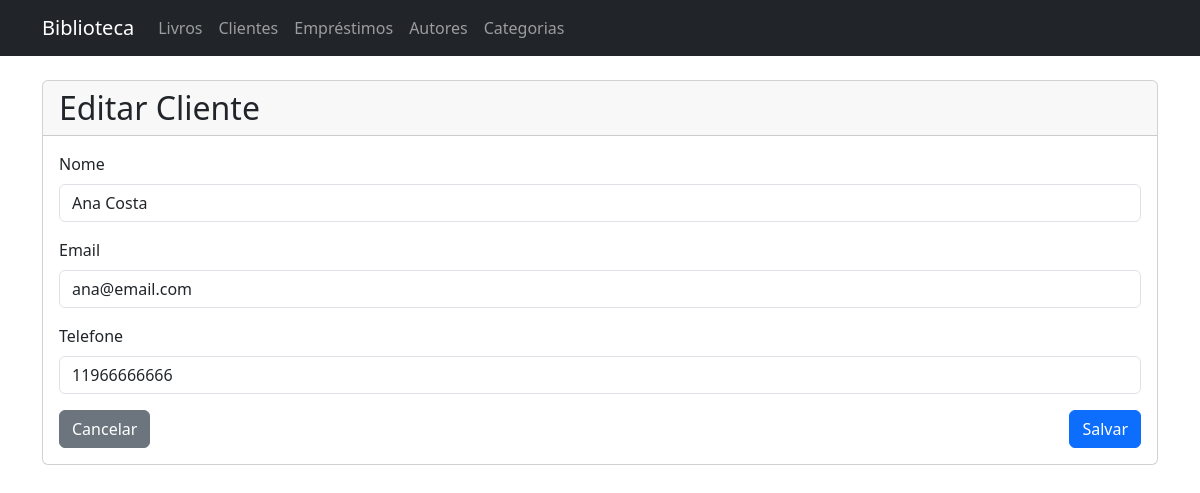
/clients/4/edit, run on the app's committed database.
### app/models/entities/client.py (models this page shows, shortened)
class Client(db.Model):
    __tablename__ = 'clients'
    id = db.Column(db.Integer, primary_key=True)
    email = db.Column(db.String(100), nullable=False, unique=True)
    name = db.Column(db.String(100), nullable=False)
    phone = db.Column(db.String(20))
    loans = db.relationship('Loan', backref='client', lazy=True)

### app/controllers/client_controller.py (the view, shortened to what this page needs)
@client_bp.route('/<int:id>/edit', methods=['GET', 'POST'])
def edit(id):
    try:
        client = ClientService.get_client_by_id(id)
        return render_template('clients/form.html', client=client)
    except NotFoundError as e:
        flash(str(e), 'danger')
        return redirect(url_for('client_controller.index'))

### app/repositories/client_repository.py (called while the page is built)
    @staticmethod
    def get_by_id(client_id):
        return Client.query.get(client_id)

### app/services/client_service.py (called while the page is built)
    @staticmethod
    def get_client_by_id(client_id):
        client = ClientRepository.get_by_id(client_id)
        if client:
            return client
        raise NotFoundError("Cliente não encontrado")

### app/templates/clients/form.html (shortened to what this page needs)
{% extends "base.html" %}
{% block content %}
<div class="card">
    <div class="card-header">
        <h2 class="mb-0">{{ 'Editar' if client else 'Novo' }} Cliente</h2>
    </div>
    <div class="card-body">
        <form method="POST">
            <div class="mb-3">
                <label for="name" class="form-label">Nome</label>
                <input type="text" class="form-control" id="name" name="name" value="{{ client.name if client else '' }}" required>
            </div>
            <div class="mb-3">
                <label for="email" class="form-label">Email</label>
                <input type="email" class="form-control" id="email" name="email" value="{{ client.email if client else '' }}" required>
            </div>
            <div class="mb-3">
                <label for="phone" class="form-label">Telefone</label>
                <input type="tel" class="form-control" id="phone" name="phone" value="{{ client.phone if client else '' }}" required>
            </div>
            <div class="d-flex justify-content-between">
                <a href="{{ url_for('client_controller.index') }}" class="btn btn-secondary">Cancelar</a>
                <button type="submit" class="btn btn-primary">Salvar</button>
            </div>
        </form>
    </div>
</div>
{% endblock %}

### data on the page
Client: name "Ana Costa", email "ana@email.com", phone "11966666666"

### other printed values
{{ 'Editar' if client else 'Novo' }} "Editar"
